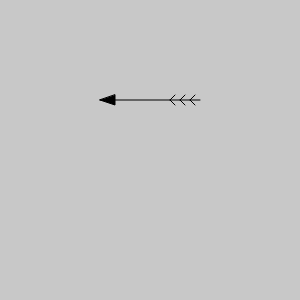
Frame 1 (no input)
Frame 60 (no input): identical to frame 1, image omitted
Frame 120 (the mouse pressed at the canvas centre since frame 60): identical to frame 1, image omitted

The p5.js sketch that drew this single still picture (run headless with seeded random() and noise() and a simulated clock; from frame 60 on, the mouse is pressed at the canvas centre):

// p5.js sketch
// ── sketch.js
function setup() {
  createCanvas(300, 300);

}

function draw() {
  background(200);
  drawArrow(100, 100, 100);
}

function drawArrow(x, y, size) {
  fill(0);
  line(x, y, x+size, y);
  var tSize = size * 0.15;
  triangle(x, y, x+tSize, y+tSize/3, x+tSize, y-tSize/3);
  // feathers
  var fPos = size * 0.7;
  var fSize = size * 0.05;
  line (x+fPos, y, x+fPos+fSize, y+fSize);
  line (x+fPos, y, x+fPos+fSize, y-fSize);
  fPos = size * 0.8;
  line (x+fPos, y, x+fPos+fSize, y+fSize);
  line (x+fPos, y, x+fPos+fSize, y-fSize);
  fPos = size * 0.9;
  line (x+fPos, y, x+fPos+fSize, y+fSize);
  line (x+fPos, y, x+fPos+fSize, y-fSize);
}
